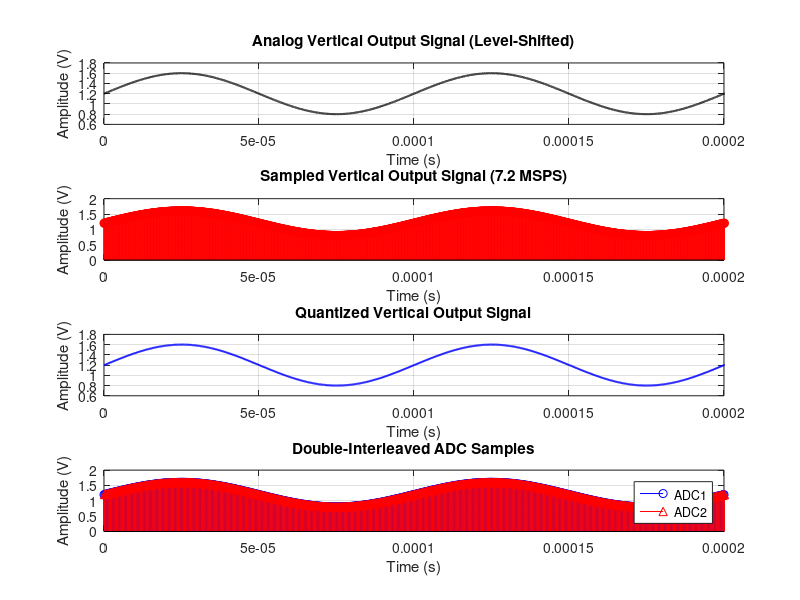

MATLAB code for this plot: (Note: this script raises an error after producing the figure.)
% STM32H723ZG ADC Simulation for HP141T Spectrum Analyzer
% Simulates 2x16-bit ADCs in double-interleaved mode (7.2 MSPS) sampling
% the vertical output signal (10 kHz, -0.8V to 0V, level-shifted to 0.8V to 1.6V).

% Step 1: Define the vertical output analog signal
f = 10000;              % Signal frequency (Hz)
A = 0.4;                % Amplitude (V, for 0.8V peak-to-peak)
B = 1.2;                % DC offset (V, level-shifted to 0.8V to 1.6V)
Fs = 14400000;          % Signal generation sampling frequency (Hz, oversampled)
T = 1/Fs;               % Signal sampling period (s)
L = 10000;              % Number of samples (for ~1ms duration)
t = (0:L-1)*T;          % Time vector (s)
Vy = A*sin(2*pi*f*t) + B; % Vertical output sine wave (V)
Vy = Vy + 0.001*randn(size(Vy)); % Add Gaussian noise (1mV RMS)

% Step 2: Characterize the STM32H723ZG ADC
res = 16;               % ADC resolution (16-bit)
Vref = 3.3;             % ADC reference voltage (V, unipolar: 0 to Vref)
Fs_adc = 7200000;       % ADC sampling frequency (Hz, double-interleaved mode)
T_adc = 1/Fs_adc;       % ADC sampling period (s)
qLevels = 2^res;        % Number of quantization levels
qStep = Vref/(qLevels-1); % Quantization step size (V)

% Step 3: Sample the vertical output signal
numSamples = 0:T_adc:max(t); % ADC sampling time points
sampledSig = A*sin(2*pi*f*numSamples) + B; % Sampled signal
sampledSig = sampledSig + 0.001*randn(size(sampledSig)); % Add noise

% Step 4: Quantize the sampled signal
% Clip signal to ADC input range [0, Vref]
sampledSig = max(min(sampledSig, Vref), 0);
qSig = round(sampledSig / qStep) * qStep; % Quantized signal

% Step 5: Simulate double-interleaved mode
% Split samples between ADC1 and ADC2 (alternating)
adc1_samples = qSig(1:2:end); % ADC1 samples (odd indices)
adc2_samples = qSig(2:2:end); % ADC2 samples (even indices)
adc1_times = numSamples(1:2:end);
adc2_times = numSamples(2:2:end);

% Step 6: Encode quantized signal to binary (16-bit unsigned)
digitalSig = zeros(length(qSig), res); % Binary matrix
for i = 1:length(qSig)
    code = round(qSig(i) / qStep);
    digitalSig(i, :) = bitget(code, 1:res);
end

% Step 7: Plot analog, sampled, quantized, and interleaved signals
figure;
% Analog signal
subplot(4,1,1);
plot(t, Vy, 'k', 'LineWidth', 1.5);
title('Analog Vertical Output Signal (Level-Shifted)');
xlabel('Time (s)'); ylabel('Amplitude (V)');
grid on; xlim([0, 2/f]); % Show two periods

% Sampled signal
subplot(4,1,2);
stem(numSamples, sampledSig, 'r', 'Marker', 'o');
title('Sampled Vertical Output Signal (7.2 MSPS)');
xlabel('Time (s)'); ylabel('Amplitude (V)');
grid on; xlim([0, 2/f]);

% Quantized signal
subplot(4,1,3);
stairs(numSamples, qSig, 'b', 'LineWidth', 1.5);
title('Quantized Vertical Output Signal');
xlabel('Time (s)'); ylabel('Amplitude (V)');
grid on; xlim([0, 2/f]);

% Interleaved ADC samples
subplot(4,1,4);
stem(adc1_times, adc1_samples, 'b', 'Marker', 'o', 'DisplayName', 'ADC1');
hold on;
stem(adc2_times, adc2_samples, 'r', 'Marker', '^', 'DisplayName', 'ADC2');
title('Double-Interleaved ADC Samples');
xlabel('Time (s)'); ylabel('Amplitude (V)');
legend('show'); grid on; xlim([0, 2/f]);

% Adjust figure properties
sgtitle('STM32H723ZG ADC Simulation for HP141T Vertical Output');
set(gcf, 'Position', [100, 100, 800, 800]);

% Step 8: Calculate SNR
quantizationError = qSig - sampledSig;
SNR = 10*log10(var(sampledSig)/var(quantizationError));
fprintf('SNR: %.2f dB\n', SNR);